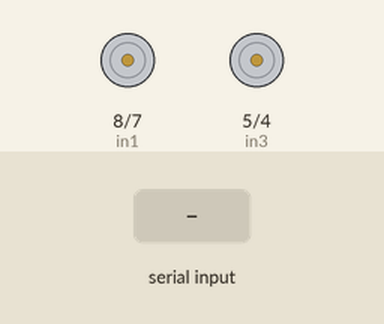
This sketch was run on a simulated Arduino Uno, built with avr-gcc and run on an emulated ATmega328P. Shown: motor-driver pin pairs drawn as motors (green arrow = first pin HIGH = forward, orange = second pin HIGH = backward, longer = more drive, scaled by the enable pin). The test bench sets the inputs (shaded band). What the sketch prints to the serial monitor is not drawn.

Above: at 1.2 s.
1.3 s: "w" received over Serial
At 1.7 s:
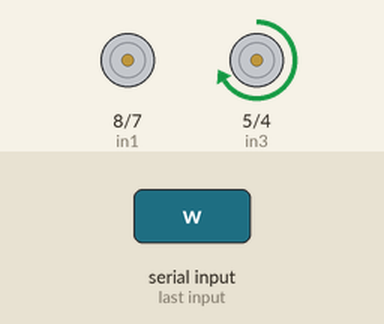
3.3 s: "a" received over Serial
At 3.7 s:
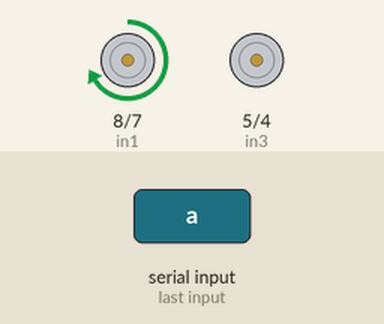
5.3 s: "s" received over Serial
At 5.7 s:
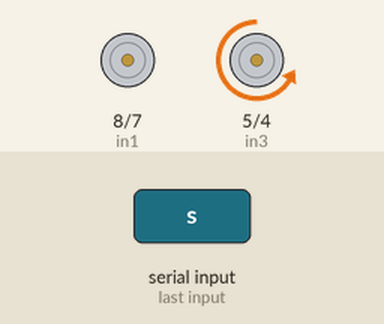
7.3 s: "d" received over Serial
At 7.7 s:
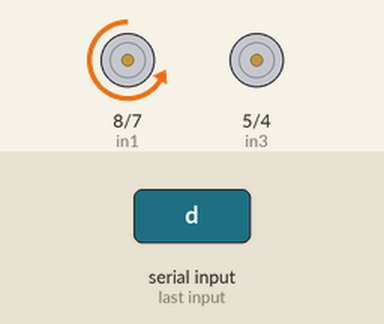
9.3 s: "w" received over Serial
At 10.9 s:
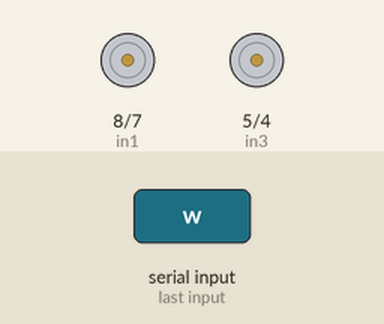
Timing chart, 0 to 12.3 s (numbered marks = the images above; inputs shaded):
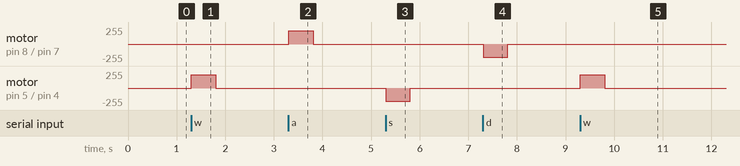

The sketch:

antennaMoveManual.ino
```cpp
//Motor A control pan
//Motor B control tilt
//Use WASD to control move :
//W: tilt upward,
//S: tilt downward
//A: pan left
//D: pan right


// Motor A

int enA = 9;
int in1 = 8;
int in2 = 7;

// Motor B

int enB = 3;
int in3 = 5;
int in4 = 4;

void setup()

{

  // Set all the motor control pins to outputs

  pinMode(enA, OUTPUT);
  pinMode(enB, OUTPUT);
  pinMode(in1, OUTPUT);
  pinMode(in2, OUTPUT);
  pinMode(in3, OUTPUT);
  pinMode(in4, OUTPUT);
  Serial.begin(9600);     // opens serial port, sets data rate to 9600 bps
}


void loop() {
        char input;
        // send data only when you receive data:
        //if (Serial.available() > 0) {
                // read the incoming byte:
                input = Serial.read();
                if(input == 'w' || input == 'a' || input == 's' || input == 'd'){
                  if(input == 'a'){//Pan Left (Motor A)
                     digitalWrite(in1, HIGH);
                     digitalWrite(in2, LOW);
                     analogWrite(enA, 200);
                     delay(500);
                     Serial.print("I received: ");
                     Serial.println(input);
                     digitalWrite(in1, LOW); //turn off the motors
                     digitalWrite(in2, LOW);
                   }
                   if(input == 'd'){//Pan right (Motor A)
                     digitalWrite(in1, LOW);
                     digitalWrite(in2, HIGH);
                     analogWrite(enA, 200);
                     delay(500);
                     Serial.print("I received: ");
                     Serial.println(input);
                     digitalWrite(in1, LOW); //turn off the motors
                     digitalWrite(in2, LOW);
                    }
                   if(input == 'w'){//tilt up (Motor B)
                     digitalWrite(in3, HIGH);
                     digitalWrite(in4, LOW);
                     analogWrite(enB, 200);
                     delay(500);
                     Serial.print("I received: ");
                     Serial.println(input);
                     digitalWrite(in3, LOW); //turn off the motors
                     digitalWrite(in4, LOW);
                    }
                   if(input == 's'){//tilt down (Motor B)
                     digitalWrite(in3, LOW);
                     digitalWrite(in4, HIGH);
                     analogWrite(enB, 200);
                     delay(500);
                     Serial.print("I received: ");
                     Serial.println(input);
                     digitalWrite(in3, LOW); //turn off the motors
                     digitalWrite(in4, LOW);
                    }
                }else{Serial.println("wrong ");}
        //}
}
//w: 119 10
//a: 97 10
//s: 115 10
//d: 100 10
```

Measured:
- after the input at 1.3 s, motor on pin 5 (in3) / pin 4 (in4): stopped → forward 200/255 at once, → stopped 0.50 s later
- after the input at 3.3 s, motor on pin 8 (in1) / pin 7 (in2): stopped → forward 200/255 at once, → stopped 0.50 s later
- after the input at 5.3 s, motor on pin 5 (in3) / pin 4 (in4): stopped → backward 200/255 at once, → stopped 0.50 s later
- after the input at 7.3 s, motor on pin 8 (in1) / pin 7 (in2): stopped → backward 200/255 at once, → stopped 0.50 s later
- after the input at 9.3 s, motor on pin 5 (in3) / pin 4 (in4): stopped → forward 200/255 at once, → stopped 0.50 s later
